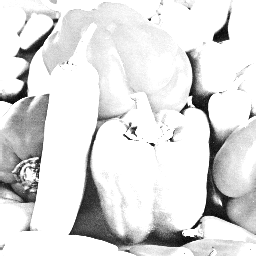
#> input picture HW1_test_image/Peppers.bmp, 256 x 256 px, found by its file name
$ python 'histogram equalization.py'
#> lines starting #> are read from the running program, lines starting #| are printed output that depends on the picture
import numpy as np
from PIL import Image
import matplotlib.pyplot as plt


def histogram_Equalization(img):
    img_array = np.array(img)
    hist,bins = np.histogram(img_array.ravel(),256,[0,255])
#> hist = 256 values, max 37889 at index 255, min 0 at index 0, mean 256; bins = 257 values from 0 to 255
    pdf = hist/img_array.size
#> pdf = 256 values, max 0.578 at index 255, min 0 at index 0, mean 0.00391
    cdf = pdf.cumsum()
#> cdf = 256 values from 0 to 1
    equ_value = np.around(cdf * 255).astype('uint8')
#> equ_value = 256 values from 0 to 255
    result = equ_value[img_array]
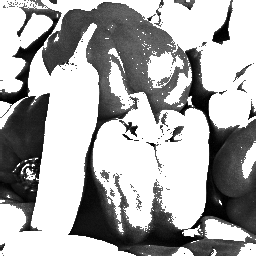
#> result: shape (256, 256); min 0, max 255, mean 170.4
    showResult(img_array,result)
    return

def showResult(img, result):
    plt.figure(figsize=(10,10))

    plt.subplot(2,2,1)
    plt.title("Original Image")
    plt.axis('off')
    plt.imshow(Image.fromarray(np.uint8(img)))

    plt.subplot(2,2,2)
    plt.title("The Histrogram - Original Image")
    plt.hist(np.array(img).ravel(),bins=256,range=(0,255))

    plt.subplot(2,2,3)
    plt.title("After Equalization Image")
    plt.axis('off')
    plt.imshow(Image.fromarray(np.uint8(result)))

    plt.subplot(2,2,4)
    plt.title("The Histrogram - After Equalization Image")
    plt.hist(result.ravel(),bins=256,range=(0,255))
    plt.show()
#> figure, not shown here; panel 2: tallest bar 37889 high, from x = 254 to 255; panel 4: tallest bar 37889 high, from x = 254 to 255
    return

histogram_Equalization(Image.open('../HW1_test_image/Peppers.bmp').convert('L'))
histogram_Equalization(Image.open('../HW1_test_image/Jetplane.bmp').convert('L'))
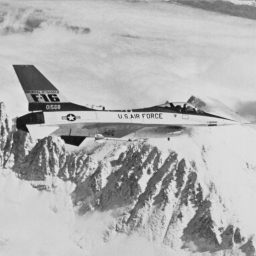
#> input picture HW1_test_image/Jetplane.bmp, 256 x 256 px, found by its file name
#> in histogram_Equalization (call 2), `hist,bins = np.histogram(img_array.ravel(),256,[0,255])`: hist = 256 values, max 2041 at index 209, min 0 at index 0, mean 256
#> in histogram_Equalization (call 2), `pdf = hist/img_array.size`: pdf = 256 values, max 0.0311 at index 209, min 0 at index 0, mean 0.00391
#> in histogram_Equalization (call 2), `result = equ_value[img_array]`:
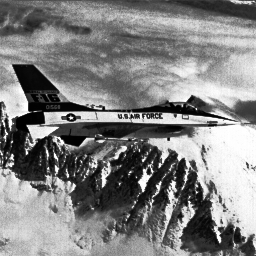
#> result: shape (256, 256); min 0, max 255, mean 129.3
#> in showResult (call 2), `plt.show()`:
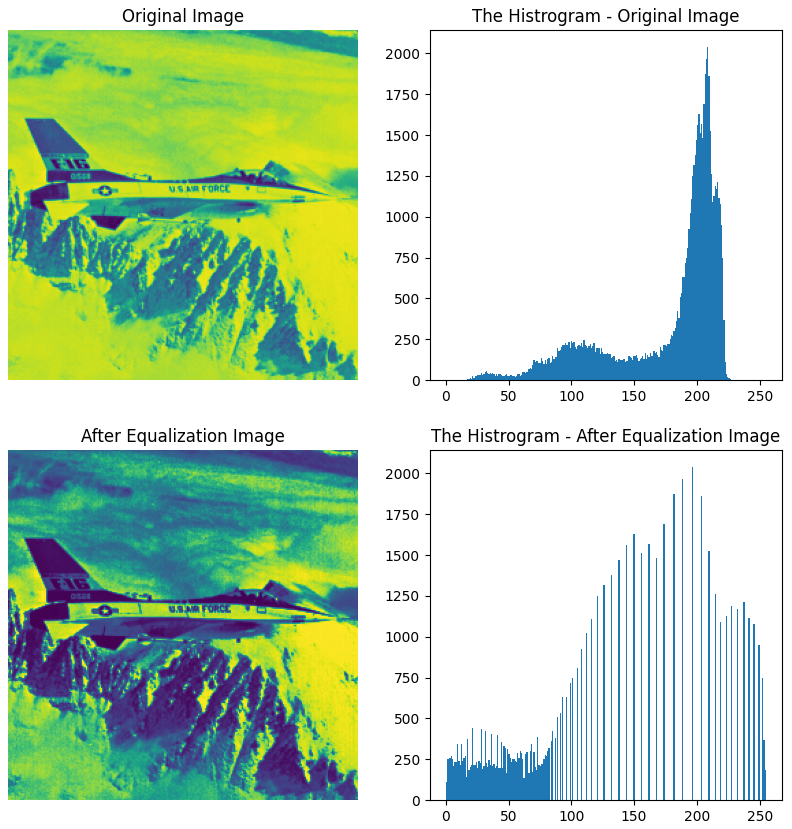
#> figure drawn by matplotlib, 4 panels; panel 2: tallest bar 2041 high, from x = 208.2 to 209.2; panel 4: tallest bar 2041 high, from x = 196.2 to 197.2
histogram_Equalization(Image.open('../HW1_test_image/Lake.bmp').convert('L'))
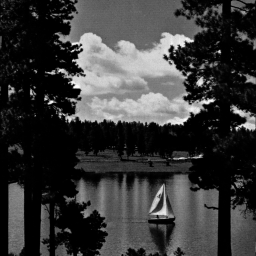
#> input picture HW1_test_image/Lake.bmp, 256 x 256 px, found by its file name
#> in histogram_Equalization (call 3), `hist,bins = np.histogram(img_array.ravel(),256,[0,255])`: hist = 256 values, max 14421 at index 0, min 0 at index 255, mean 256
#> in histogram_Equalization (call 3), `pdf = hist/img_array.size`: pdf = 256 values, max 0.22 at index 0, min 0 at index 255, mean 0.00391
#> in histogram_Equalization (call 3), `cdf = pdf.cumsum()`: cdf = 256 values from 0.22 to 1
#> in histogram_Equalization (call 3), `equ_value = np.around(cdf * 255).astype('uint8')`: equ_value = 256 values from 56 to 255
#> in histogram_Equalization (call 3), `result = equ_value[img_array]`:
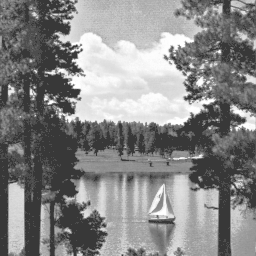
#> result: shape (256, 256); min 56, max 255, mean 135.1
#> in showResult (call 3), `plt.show()`:
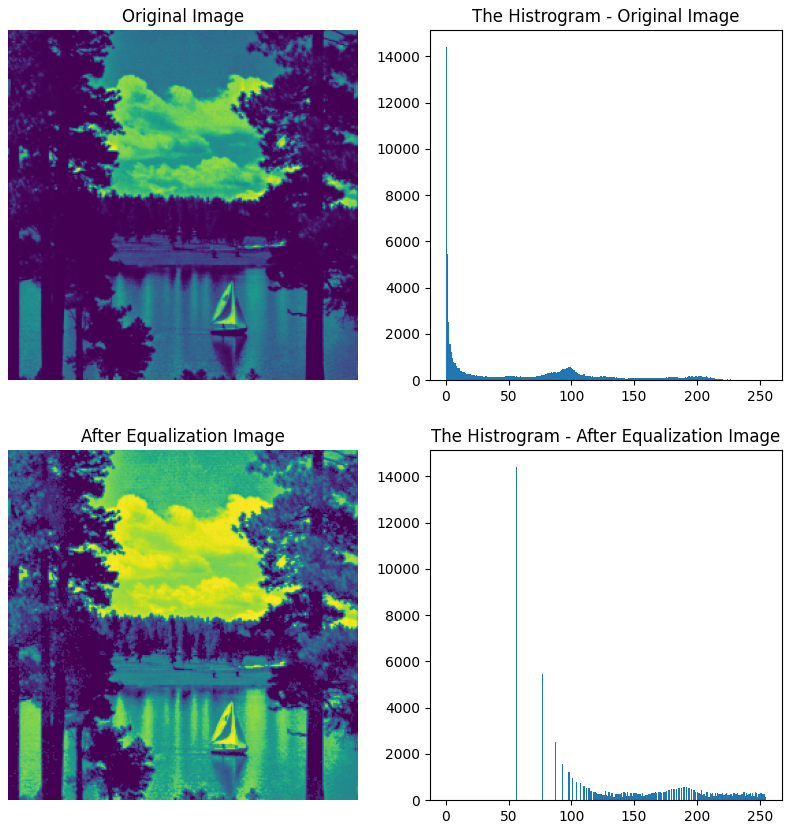
#> figure drawn by matplotlib, 4 panels; panel 2: tallest bar 14421 high, from x = 0 to 0.996; panel 4: tallest bar 14421 high, from x = 55.78 to 56.78
